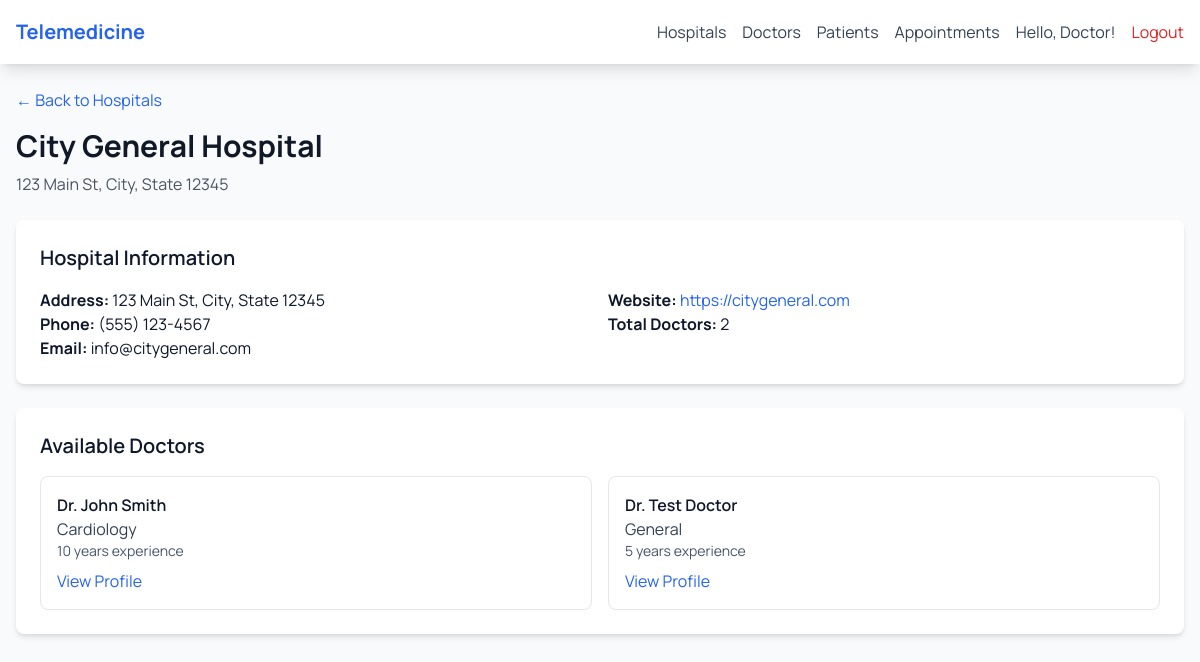
/medical/hospitals/1/ (signed in), run on the app's committed database.
### accounts/models.py (models this page shows, shortened)
class User(AbstractUser):
    ROLE_CHOICES = [
        ('patient', 'Patient'),
        ('doctor', 'Doctor'),
        ('admin', 'Hospital Admin'),
        ('super_admin', 'Super Admin'),
    ]
    role = models.CharField(max_length=20, choices=ROLE_CHOICES, default='patient')
    phone = models.CharField(max_length=20, blank=True, null=True)
    date_of_birth = models.DateField(blank=True, null=True)
    hospital = models.ForeignKey('medical.Hospital', on_delete=models.SET_NULL, null=True, blank=True, related_name='staff')
    created_at = models.DateTimeField(auto_now_add=True)
    updated_at = models.DateTimeField(auto_now=True)
    @property
    def is_patient(self):
        return self.role == 'patient'
    @property
    def is_doctor(self):
        return self.role == 'doctor'

### medical/models.py (models this page shows, shortened)
class Hospital(models.Model):
    name = models.CharField(max_length=200)
    address = models.TextField()
    phone = models.CharField(max_length=20)
    email = models.EmailField()
    website = models.URLField(blank=True, null=True)
    created_at = models.DateTimeField(auto_now_add=True)
    updated_at = models.DateTimeField(auto_now=True)
    class Meta:
        verbose_name = "Hospital"
        verbose_name_plural = "Hospitals"

class DoctorProfile(models.Model):
    user = models.OneToOneField(
        settings.AUTH_USER_MODEL,
        on_delete=models.CASCADE,
        related_name='doctor_profile'
    )
    hospital = models.ForeignKey(Hospital, on_delete=models.CASCADE, related_name='doctors')
    license_number = models.CharField(max_length=50, unique=True)
    specialization = models.CharField(max_length=200)
    experience_years = models.PositiveIntegerField()
    consultation_fee = models.DecimalField(max_digits=10, decimal_places=2)
    bio = models.TextField(blank=True, null=True)
    education = models.TextField(blank=True, null=True)
    is_available = models.BooleanField(default=True)
    created_at = models.DateTimeField(auto_now_add=True)
    updated_at = models.DateTimeField(auto_now=True)
    class Meta:
        verbose_name = "Doctor Profile"
        verbose_name_plural = "Doctor Profiles"

### medical/views.py (the view)
# urls.py: path('hospitals/<int:hospital_id>/', views.hospital_detail, name='hospital_detail'),
@login_required
def hospital_detail(request, hospital_id):
    hospital = get_object_or_404(Hospital, id=hospital_id)
    doctors = hospital.doctors.all()
    return render(request, 'medical/hospital_detail.html', {'hospital': hospital, 'doctors': doctors})

### medical/templates/medical/hospital_detail.html (shortened to what this page needs)
{% extends 'medical/base.html' %}
{% block medical_content %}
<div class="mb-6">
    <a href="{% url 'medical:hospital_list' %}" class="text-blue-600 hover:text-blue-800 mb-4 inline-block">
        ← Back to Hospitals
    </a>
    <h1 class="text-3xl font-bold text-gray-900">{{ hospital.name }}</h1>
    <p class="text-gray-600 mt-2">{{ hospital.address }}</p>
</div>
<div class="bg-white shadow-md rounded-lg p-6 mb-6">
    <h2 class="text-xl font-semibold mb-4">Hospital Information</h2>
    <div class="grid grid-cols-1 md:grid-cols-2 gap-4">
        <div>
            <p><strong>Address:</strong> {{ hospital.address }}</p>
            <p><strong>Phone:</strong> {{ hospital.phone }}</p>
            <p><strong>Email:</strong> {{ hospital.email }}</p>
        </div>
        <div>
            {% if hospital.website %}
                <p><strong>Website:</strong> <a href="{{ hospital.website }}" target="_blank" class="text-blue-600">{{ hospital.website }}</a></p>
            {% endif %}
            <p><strong>Total Doctors:</strong> {{ doctors.count }}</p>
        </div>
    </div>
</div>
<div class="bg-white shadow-md rounded-lg p-6">
    <h2 class="text-xl font-semibold mb-4">Available Doctors</h2>
    {% if doctors %}
        <div class="grid grid-cols-1 md:grid-cols-2 gap-4">
            {% for doctor in doctors %}
                <div class="border rounded-lg p-4">
                    <h3 class="font-semibold">Dr. {{ doctor.user.first_name }} {{ doctor.user.last_name }}</h3>
                    <p class="text-gray-600">{{ doctor.specialization }}</p>
                    <p class="text-sm text-gray-500">{{ doctor.experience_years }} years experience</p>
                    <a href="{% url 'medical:doctor_detail' doctor.id %}" class="text-blue-600 hover:text-blue-800 mt-2 inline-block">
                        View Profile
                    </a>
                </div>
            {% endfor %}
        </div>
    {% else %}
        <p class="text-gray-500">No doctors available at this hospital.</p>
    {% endif %}
</div>
{% endblock %}

### medical/templates/medical/base.html (shortened to what this page needs)
{% extends 'accounts/base.html' %}
{% block content %}
<nav class="bg-white shadow-lg">
    <div class="max-w-7xl mx-auto px-4">
        <div class="flex justify-between h-16">
            <div class="flex items-center">
                <a href="{% url 'accounts:dashboard' %}" class="text-xl font-bold text-blue-600">
                    Telemedicine
                </a>
            </div>
            <div class="flex items-center space-x-4">
                {% if user.is_authenticated %}
                    <a href="{% url 'medical:hospital_list' %}" class="text-gray-700 hover:text-blue-600">Hospitals</a>
                    <a href="{% url 'medical:doctor_list' %}" class="text-gray-700 hover:text-blue-600">Doctors</a>
                    {% if user.is_doctor or user.is_admin_user %}
                        <a href="{% url 'medical:patient_list' %}" class="text-gray-700 hover:text-blue-600">Patients</a>
                    {% endif %}
                    <a href="{% url 'medical:appointment_list' %}" class="text-gray-700 hover:text-blue-600">Appointments</a>
                    <span class="text-gray-600">Hello, {{ user.first_name }}!</span>
                    <a href="{% url 'accounts:logout' %}" class="text-red-600 hover:text-red-800">Logout</a>
                {% else %}
                    <a href="{% url 'accounts:login' %}" class="text-blue-600 hover:text-blue-800">Login</a>
                    <a href="{% url 'accounts:signup' %}" class="bg-blue-500 text-white px-4 py-2 rounded hover:bg-blue-600">
                        Sign Up
                    </a>
                {% endif %}
            </div>
        </div>
    </div>
</nav>
<main class="max-w-7xl mx-auto px-4 py-6">
    {% block medical_content %}
    {% endblock %}
</main>
{% endblock %}

### accounts/templates/accounts/base.html (style rules this page uses)
.bg-white, .bg-white\/95 { color: #0f172a !important; }
.bg-white .text-gray-500, .bg-white\/95 .text-gray-500 { color: #475569 !important; }
.bg-white .text-gray-600, .bg-white\/95 .text-gray-600 { color: #334155 !important; }

### data on the page
User: first_name "Doctor"
Hospital: name "City General Hospital", address "123 Main St, City, State 12345", phone "(555) 123-4567", email "info@citygeneral.com", website "https://citygeneral.com", count "2"
DoctorProfile: user.first_name "John", user.last_name "Smith", specialization "Cardiology", experience_years "10"
DoctorProfile: user.first_name "Test", user.last_name "Doctor", specialization "General", experience_years "5"
